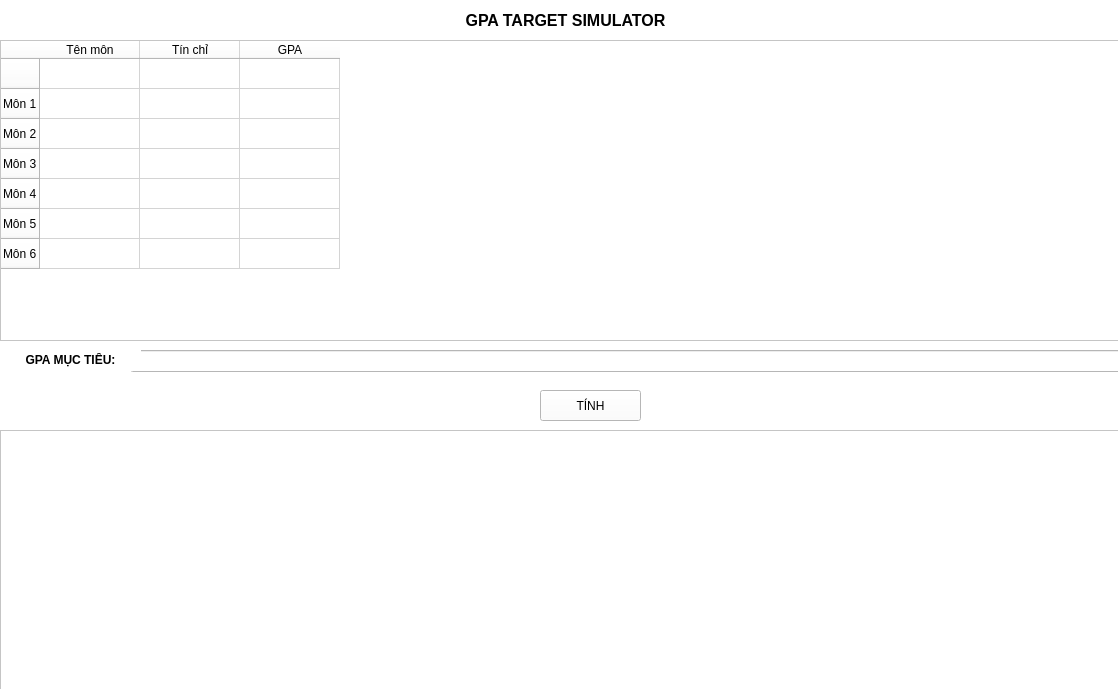
<?xml version="1.0" encoding="UTF-8"?>
<ui version="4.0">
 <class>Form</class>
 <widget class="QWidget" name="Form">
  <property name="geometry">
   <rect>
    <x>0</x>
    <y>0</y>
    <width>1118</width>
    <height>689</height>
   </rect>
  </property>
  <property name="windowTitle">
   <string>GPA Target Simulator</string>
  </property>
  <property name="styleSheet">
   <string notr="true">background-color: rgb(255, 255, 255);</string>
  </property>
  <widget class="QTableWidget" name="tableWidget">
   <property name="geometry">
    <rect>
     <x>0</x>
     <y>40</y>
     <width>1121</width>
     <height>301</height>
    </rect>
   </property>
   <row>
    <property name="text">
     <string/>
    </property>
   </row>
   <row>
    <property name="text">
     <string>Môn 1</string>
    </property>
   </row>
   <row>
    <property name="text">
     <string>Môn 2</string>
    </property>
   </row>
   <row>
    <property name="text">
     <string>Môn 3</string>
    </property>
   </row>
   <row>
    <property name="text">
     <string>Môn 4</string>
    </property>
   </row>
   <row>
    <property name="text">
     <string>Môn 5</string>
    </property>
   </row>
   <row>
    <property name="text">
     <string>Môn 6</string>
    </property>
   </row>
   <column>
    <property name="text">
     <string>Tên môn</string>
    </property>
   </column>
   <column>
    <property name="text">
     <string>Tín chỉ</string>
    </property>
   </column>
   <column>
    <property name="text">
     <string>GPA</string>
    </property>
   </column>
  </widget>
  <widget class="QLineEdit" name="lineEdit">
   <property name="geometry">
    <rect>
     <x>130</x>
     <y>350</y>
     <width>1001</width>
     <height>22</height>
    </rect>
   </property>
  </widget>
  <widget class="QLabel" name="label">
   <property name="geometry">
    <rect>
     <x>0</x>
     <y>350</y>
     <width>141</width>
     <height>21</height>
    </rect>
   </property>
   <property name="text">
    <string>&lt;html&gt;&lt;head/&gt;&lt;body&gt;&lt;p align=&quot;center&quot;&gt;&lt;span style=&quot; font-size:9pt; font-weight:600;&quot;&gt;GPA MỤC TIÊU:&lt;/span&gt;&lt;/p&gt;&lt;/body&gt;&lt;/html&gt;</string>
   </property>
   <property name="alignment">
    <set>Qt::AlignCenter</set>
   </property>
  </widget>
  <widget class="QPushButton" name="pushButton">
   <property name="geometry">
    <rect>
     <x>540</x>
     <y>390</y>
     <width>101</width>
     <height>31</height>
    </rect>
   </property>
   <property name="text">
    <string>TÍNH</string>
   </property>
  </widget>
  <widget class="QTextBrowser" name="textBrowser">
   <property name="geometry">
    <rect>
     <x>0</x>
     <y>430</y>
     <width>1121</width>
     <height>261</height>
    </rect>
   </property>
  </widget>
  <widget class="QLabel" name="label_2">
   <property name="geometry">
    <rect>
     <x>430</x>
     <y>10</y>
     <width>271</width>
     <height>21</height>
    </rect>
   </property>
   <property name="text">
    <string>&lt;html&gt;&lt;head/&gt;&lt;body&gt;&lt;p align=&quot;center&quot;&gt;&lt;span style=&quot; font-size:12pt; font-weight:600;&quot;&gt;GPA TARGET SIMULATOR&lt;/span&gt;&lt;/p&gt;&lt;/body&gt;&lt;/html&gt;</string>
   </property>
  </widget>
 </widget>
 <resources/>
 <connections/>
</ui>
